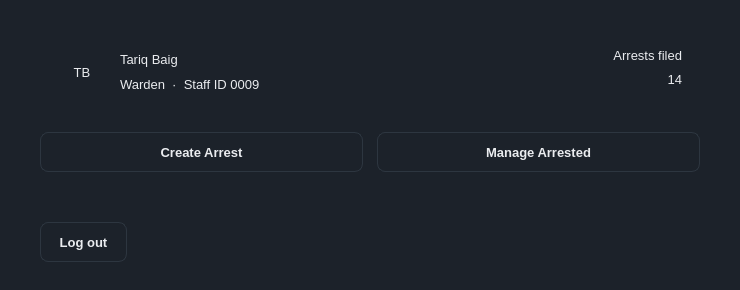
<?xml version="1.0" encoding="UTF-8"?>
<ui version="4.0">
 <class>MainWindow</class>
 <widget class="QMainWindow" name="MainWindow">
  <property name="geometry"><rect><x>0</x><y>0</y><width>740</width><height>290</height></rect></property>
  <property name="windowTitle"><string>MainWindow</string></property>
  <property name="styleSheet"><string notr="true">/* Asche Yiu Police Department - dark / gold theme
   Shared by every .ui file. Widgets pick a style through the dynamic
   property  variant  (Qt Designer: Property Editor &gt; Dynamic Properties). */

QMainWindow, QDialog, QWidget#centralwidget { background: #1c222a; }
QWidget { color: #eaecef; font-family: "Inter", "SF Pro Text", "Segoe UI", "Helvetica Neue", sans-serif; font-size: 13px; }
QLabel { background: transparent; }
QCheckBox { background: transparent; spacing: 8px; }

/* ---- typography ---- */
QLabel[variant="title"]     { font-size: 20px; font-weight: 700; color: #eaecef; }
QLabel[variant="subtitle"]  { font-size: 13px; color: #8b94a3; }
QLabel[variant="field"]     { color: #8b94a3; }
QLabel[variant="section"]   { color: #eaecef; font-size: 14px; font-weight: 600; }
QLabel[variant="cardTitle"] { font-size: 16px; font-weight: 700; color: #eaecef; }
QLabel[variant="value"]     { font-size: 14px; font-weight: 600; color: #eaecef; }
QLabel[variant="hint"]      { color: #8b94a3; font-size: 12px; }
QLabel[variant="stat"]      { color: #c3a459; font-size: 22px; font-weight: 700; }
QFrame[variant="accent"]    { background: #c3a459; border: none; border-radius: 1px; }

/* ---- badges / icons ---- */
QLabel[variant="badgeGold"]  { background: rgba(195,164,89,40);  color: #c3a459; border-radius: 10px; padding: 3px 10px; font-size: 11px; font-weight: 700; }
QLabel[variant="badgeGreen"] { background: rgba(111,159,125,40); color: #7fb08c; border-radius: 10px; padding: 3px 10px; font-size: 11px; font-weight: 700; }
QLabel[variant="badgeRed"]   { background: rgba(184,105,95,45);  color: #cf7d72; border-radius: 10px; padding: 3px 10px; font-size: 11px; font-weight: 700; }
QLabel[variant="badgeMuted"] { background: rgba(139,148,163,35); color: #aab2bf; border-radius: 10px; padding: 3px 10px; font-size: 11px; font-weight: 700; }
QLabel[variant="avatar"]     { background: #c3a459; color: #10151a; border-radius: 24px; font-size: 16px; font-weight: 700; }
QLabel[variant="iconGold"]   { background: rgba(195,164,89,40);  color: #c3a459; border-radius: 30px; font-size: 26px; font-weight: 700; }
QLabel[variant="iconRed"]    { background: rgba(184,105,95,45);  color: #cf7d72; border-radius: 30px; font-size: 26px; font-weight: 700; }

/* ---- containers ---- */
QFrame[variant="card"]      { background: #252c37; border: 1px solid #2d3640; border-radius: 12px; }
QFrame[variant="notice"]    { background: rgba(195,164,89,26);  border: 1px solid rgba(195,164,89,90);  border-radius: 8px; }
QFrame[variant="noticeRed"] { background: rgba(184,105,95,30);  border: 1px solid rgba(184,105,95,100); border-radius: 8px; }
QFrame[variant="dropzone"]  { background: #10151a; border: 1px dashed #3a4552; border-radius: 10px; }
QFrame[variant="card"] QLabel, QFrame[variant="notice"] QLabel, QFrame[variant="noticeRed"] QLabel, QFrame[variant="dropzone"] QLabel { border: none; }

/* ---- inputs ---- */
QLineEdit, QTextEdit, QPlainTextEdit, QDateTimeEdit, QSpinBox, QDoubleSpinBox, QComboBox {
    background: #10151a; border: 1px solid #2d3640; border-radius: 8px; padding: 8px 10px; min-height: 20px;
    selection-background-color: #c3a459; selection-color: #10151a; }
QLineEdit:focus, QTextEdit:focus, QPlainTextEdit:focus, QDateTimeEdit:focus, QSpinBox:focus, QDoubleSpinBox:focus, QComboBox:focus { border: 1px solid #c3a459; }
QLineEdit[readOnly="true"], QPlainTextEdit[readOnly="true"], QTextEdit[readOnly="true"] { background: #161c22; color: #eaecef; }
QComboBox QAbstractItemView { background: #10151a; border: 1px solid #2d3640; selection-background-color: #2b3440; selection-color: #eaecef; outline: 0; }

/* ---- buttons ---- */
QPushButton { background: #1c222a; border: 1px solid #2d3640; border-radius: 8px; padding: 9px 18px; min-height: 20px; font-weight: 600; color: #eaecef; }
QPushButton:hover { background: #232b35; border-color: #3a4552; }
QPushButton:pressed { background: #10151a; }
QPushButton:disabled { color: #5b6573; border-color: #252d36; }
QPushButton[variant="primary"] { background: #c3a459; border: 1px solid #c3a459; color: #10151a; font-weight: 700; }
QPushButton[variant="primary"]:hover { background: #cfb26a; border-color: #cfb26a; }
QPushButton[variant="primary"]:pressed { background: #b39549; }
QPushButton[variant="primary"]:disabled { background: #4a4332; border-color: #4a4332; color: #8a8168; }
QPushButton[variant="accept"] { background: #273235; border: 1px solid #34483f; color: #7fb08c; font-weight: 700; }
QPushButton[variant="accept"]:hover { background: #2c3a3d; }
QPushButton[variant="reject"] { background: #2f2b31; border: 1px solid #4a3638; color: #cf7d72; font-weight: 700; }
QPushButton[variant="reject"]:hover { background: #352e34; }
QPushButton[variant="tile"] { background: #252c37; border: 1px solid #2d3640; border-radius: 12px; padding: 16px 20px; text-align: left; font-size: 14px; font-weight: 500; }
QPushButton[variant="tile"]:hover { border-color: #c3a459; background: #29313d; }

/* ---- lists / tables ---- */
QListWidget, QTableWidget, QTreeWidget { background: #10151a; border: 1px solid #252d36; border-radius: 10px; outline: 0; gridline-color: transparent; alternate-background-color: #131920; }
QListWidget::item { padding: 10px 12px; border-bottom: 1px solid #1d242c; }
QListWidget::item:selected, QTableWidget::item:selected { background: #232b35; color: #eaecef; }
QListWidget::item:hover, QTableWidget::item:hover { background: #1a2129; }
QTableWidget::item { padding: 8px 12px; border-bottom: 1px solid #1d242c; }
QHeaderView { background: #252c37; border: none; border-top-left-radius: 10px; border-top-right-radius: 10px; }
QHeaderView::section { background: #252c37; color: #8b94a3; font-weight: 600; border: none; padding: 10px 12px; }
QTableCornerButton::section { background: #252c37; border: none; }
QTableView::indicator, QListView::indicator, QCheckBox::indicator { width: 16px; height: 16px; border: 1px solid #3a4552; border-radius: 4px; background: #10151a; }
QTableView::indicator:checked, QListView::indicator:checked, QCheckBox::indicator:checked { background: #c3a459; border-color: #c3a459; }

/* ---- tabs ---- */
QTabWidget::pane { border: none; top: 8px; }
QTabBar::tab { background: transparent; color: #8b94a3; padding: 8px 16px; margin-right: 4px; border: none; border-bottom: 2px solid #2d3640; font-weight: 600; }
QTabBar::tab:selected { color: #eaecef; border-bottom: 2px solid #c3a459; }
QTabBar::tab:hover:!selected { color: #c9ced6; }

/* ---- scrollbars ---- */
QScrollBar:vertical { background: transparent; width: 10px; margin: 2px; }
QScrollBar::handle:vertical { background: #2d3640; border-radius: 3px; min-height: 24px; }
QScrollBar:horizontal { background: transparent; height: 10px; margin: 2px; }
QScrollBar::handle:horizontal { background: #2d3640; border-radius: 3px; min-width: 24px; }
QScrollBar::add-line, QScrollBar::sub-line { width: 0; height: 0; }
QScrollBar::add-page, QScrollBar::sub-page { background: transparent; }

/* spin boxes: keep typing area clean, arrows via keyboard / wheel */
QSpinBox::up-button, QSpinBox::down-button, QDoubleSpinBox::up-button, QDoubleSpinBox::down-button { width: 0; border: none; }
</string></property>
  <widget class="QWidget" name="centralwidget"><layout class="QVBoxLayout" name="layout_62"><property name="leftMargin"><number>40</number></property><property name="topMargin"><number>32</number></property><property name="rightMargin"><number>40</number></property><property name="bottomMargin"><number>28</number></property><property name="spacing"><number>20</number></property><item><widget class="QFrame" name="frameStaff"><property name="variant" stdset="0"><string>card</string></property><property name="minimumSize"><size><width>0</width><height>0</height></size></property><layout class="QHBoxLayout" name="layout_57"><property name="leftMargin"><number>18</number></property><property name="topMargin"><number>16</number></property><property name="rightMargin"><number>18</number></property><property name="bottomMargin"><number>16</number></property><property name="spacing"><number>14</number></property><item><widget class="QLabel" name="lblAvatar"><property name="variant" stdset="0"><string>avatar</string></property><property name="text"><string>TB</string></property><property name="alignment"><set>Qt::AlignCenter</set></property><property name="minimumSize"><size><width>48</width><height>48</height></size></property><property name="maximumSize"><size><width>48</width><height>48</height></size></property></widget></item><item><layout class="QVBoxLayout" name="layout_54"><property name="leftMargin"><number>0</number></property><property name="topMargin"><number>0</number></property><property name="rightMargin"><number>0</number></property><property name="bottomMargin"><number>0</number></property><property name="spacing"><number>2</number></property><item><widget class="QLabel" name="lblStaffName"><property name="variant" stdset="0"><string>cardTitle</string></property><property name="text"><string>Tariq Baig</string></property></widget></item><item><widget class="QLabel" name="lblStaffRole"><property name="variant" stdset="0"><string>subtitle</string></property><property name="text"><string>Warden  ·  Staff ID 0009</string></property></widget></item></layout></item><item><spacer name="spacer_55"><property name="orientation"><enum>Qt::Horizontal</enum></property><property name="sizeHint" stdset="0"><size><width>20</width><height>20</height></size></property></spacer></item><item><layout class="QVBoxLayout" name="layout_56"><property name="leftMargin"><number>0</number></property><property name="topMargin"><number>0</number></property><property name="rightMargin"><number>0</number></property><property name="bottomMargin"><number>0</number></property><property name="spacing"><number>0</number></property><item><widget class="QLabel" name="lblStatLabel"><property name="variant" stdset="0"><string>field</string></property><property name="text"><string>Arrests filed</string></property><property name="alignment"><set>Qt::AlignRight</set></property></widget></item><item><widget class="QLabel" name="lblStatValue"><property name="variant" stdset="0"><string>stat</string></property><property name="text"><string>14</string></property><property name="alignment"><set>Qt::AlignRight</set></property></widget></item></layout></item></layout></widget></item><item><layout class="QGridLayout" name="grid_58"><property name="leftMargin"><number>0</number></property><property name="topMargin"><number>0</number></property><property name="rightMargin"><number>0</number></property><property name="bottomMargin"><number>0</number></property><property name="spacing"><number>14</number></property><item row="0" column="0" rowspan="1" colspan="1"><widget class="QPushButton" name="btnCreateArrest"><property name="variant" stdset="0"><string>tile</string></property><property name="text"><string>Create Arrest</string></property></widget></item><item row="0" column="1" rowspan="1" colspan="1"><widget class="QPushButton" name="btnManageArrested"><property name="variant" stdset="0"><string>tile</string></property><property name="text"><string>Manage Arrested</string></property></widget></item></layout></item><item><spacer name="spacer_59"><property name="orientation"><enum>Qt::Vertical</enum></property><property name="sizeHint" stdset="0"><size><width>10</width><height>10</height></size></property></spacer></item><item><layout class="QHBoxLayout" name="layout_61"><property name="leftMargin"><number>0</number></property><property name="topMargin"><number>0</number></property><property name="rightMargin"><number>0</number></property><property name="bottomMargin"><number>0</number></property><item><widget class="QPushButton" name="btnLogout"><property name="text"><string>Log out</string></property></widget></item><item><spacer name="spacer_60"><property name="orientation"><enum>Qt::Horizontal</enum></property><property name="sizeHint" stdset="0"><size><width>20</width><height>20</height></size></property></spacer></item></layout></item></layout></widget>
 </widget>
 <resources/>
 <connections/>
</ui>
